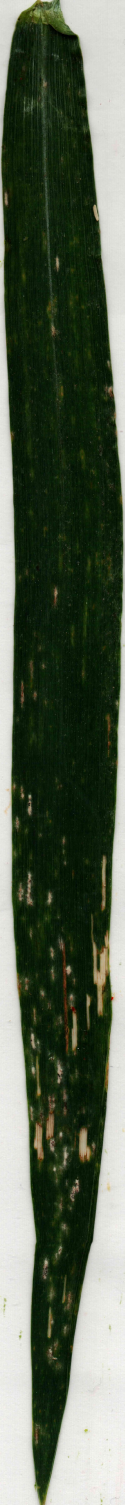
#> input picture model_evaluation/test_images/654_leaf4.jpg, 995 x 12040 px (shown at 1/8 size)
$ jupyter execute --allow-errors metrics.ipynb   (text cells are left out)
#> lines starting #> are read from the running program, lines starting #| are printed output that depends on the picture; pictures that were not available may be replaced by others from this repository, and a replacement may not be noted
[cell 1]
# import libraries
import cv2
import matplotlib.pyplot as plt
from sklearn.metrics import confusion_matrix, precision_score, recall_score, f1_score, accuracy_score, jaccard_score
import numpy as np
import os
import pandas as pd

[cell 2]
#area_one_pixel_cm2 = (1.27/700)**2
area_one_pixel = (12.7/700)**2

[cell 3]
# [26 lines left out: function display_images, not called in this run]


def format_ground_truth(ground_truth):
    """
    Format the ground truth image using specific target values.

    Parameters:
    ground_truth (numpy.ndarray): The ground truth image.

    Returns:
    numpy.ndarray: The formatted ground truth image.
    """

    # Define the target values for the ground truth image
    target_values = np.array([63, 127, 191, 255])

    # Define the bins for the ground truth image
    bins = np.array([0, 95, 159, 223, 255])

    # Convert the ground truth image to a 1D array
    indices = np.digitize(ground_truth, bins) - 1

    # Ensure that the indices are within the range of the target values
    valid_indices = np.where(indices < len(target_values), indices, len(target_values) - 1)

    # Create the formatted ground truth image
    ground_truth = target_values[valid_indices]

    # Convert the formatted ground truth image to the original shape
    ground_truth = ground_truth.astype(np.uint8)

    return ground_truth


def format_images(model_result, ground_truth):
    """
    Format the images by converting them to grayscale and flattening them.

    Parameters:
    model_result (numpy.ndarray): The image produced by the model.
    ground_truth (numpy.ndarray): The ground truth image.

    Returns:
    tuple: The formatted model result and ground truth images.
    """

    # Convert images to grayscale
    model_result = cv2.cvtColor(model_result, cv2.COLOR_RGB2GRAY)
    ground_truth = cv2.cvtColor(ground_truth, cv2.COLOR_RGB2GRAY)

    # Flatten the images
    model_result = model_result.flatten()
    ground_truth = ground_truth.flatten()

    return model_result, ground_truth


def label_metrics(ground_truth, model_result, class_label):
    """
    Calculate metrics for a specific class.

    Parameters:
    ground_truth (numpy.ndarray): The ground truth image.
    model_result (numpy.ndarray): The image produced by the model.
    class_label (int): The label of the class for which to calculate the metrics.

    Returns:
    tuple: The precision, recall, F1 score, and IoU for the class.
    """

    precision = precision_score(ground_truth, model_result, labels=[class_label], average=None, zero_division=1)[0]
    recall = recall_score(ground_truth, model_result, labels=[class_label], average=None, zero_division=1)[0]
    f1 = f1_score(ground_truth, model_result, labels=[class_label], average=None, zero_division=1)[0]
    iou = jaccard_score(ground_truth, model_result, labels=[class_label], average=None)[0]

    # Calculate the surface error
    ground_truth_surface = np.sum(ground_truth == class_label)
    model_result_surface = np.sum(model_result == class_label)
    surface_error_pixels = abs(ground_truth_surface - model_result_surface)

    ground_truth_surface_cm2 = ground_truth_surface * area_one_pixel
    model_result_surface_cm2 = model_result_surface * area_one_pixel
    surface_error_cm2 = abs(ground_truth_surface_cm2 - model_result_surface_cm2)


    surface_error_percent = (abs(ground_truth_surface - model_result_surface) / ground_truth_surface)*100 if ground_truth_surface > 0 else 0

    return precision, recall, f1, iou, ground_truth_surface_cm2, model_result_surface_cm2 ,surface_error_cm2, surface_error_percent


# [16 lines left out: function global_metrics, not called in this run]


def process_images_and_calculate_metrics(image, model_result, ground_truth):
    """
    Process the images and calculate the metrics.

    Parameters:
    image (numpy.ndarray): The original leaf image.
    model_result (numpy.ndarray): The image produced by the model.
    ground_truth (numpy.ndarray): The ground truth image.

    Returns:
    None
    """

    # Format the images
    model_result_reshaped = format_ground_truth(model_result)
    ground_truth_reshaped = format_ground_truth(ground_truth)

    model_result, ground_truth = format_images(model_result, ground_truth)

    # Calculate the metrics for each class
    code = {'BACKGROUND':63 ,'LEAF':127, 'RUST':255, 'OIDIUM':191}

    for class_name, class_label in code.items():
        precision, recall, f1, IoU, ground_truth_surface_cm2, model_result_surface_cm2,surface_error_cm2, surface_error_percent = label_metrics(ground_truth, model_result, class_label=class_label)
        print(f"Class: {class_name}")
        print(f"Precision: {precision:.3f}")
        print(f"Recall: {recall:.3f}")
        print(f"F1-score: {f1:.3f}")
        print(f"IoU: {IoU:.3f}")
        print(f"Ground truth surface : {ground_truth_surface_cm2:.3f} cm2")
        print(f"Model result surface : {model_result_surface_cm2:.3f} cm2")
        print(f"Surface error : {surface_error_cm2:.3f} cm2")
        print(f"Area error : {surface_error_percent:.3f} %")
        print("\n")

    # Calculate the global metrics
    mAP, accuracy = global_metrics(ground_truth, model_result)
    print(f"mAP: {mAP}")
    print(f"Accuracy: {accuracy}")

    # Reshape the images to the original shape for display
    model_result.reshape((image.shape[1], image.shape[0], 1))
    ground_truth.reshape((image.shape[1], image.shape[0], 1))

    # Display the images
    display_images(image, model_result_reshaped, ground_truth_reshaped)

[cell 4]
image_path = "test_images/654_leaf4.jpg"

# Get the name of the file without the extension
base_name = os.path.basename(image_path)
file_name, extension = os.path.splitext(base_name)


# Define the paths to the model result and ground truth images
model_result_path = os.path.join("/Users/titouanlegourrierec/Desktop/classfier_T/", f"{file_name}_Simple_Segmentation.png")
ground_truth_path = os.path.join("ground_truth/", f"{file_name}_ground_truth{extension}")

# Load the images
image = cv2.imread(image_path)
#> image is the input picture: shape (12040, 995, 3); mean B, G, R 80.2, 98.3, 87.1
image = cv2.cvtColor(image, cv2.COLOR_BGR2RGB)

model_result = cv2.imread(model_result_path)
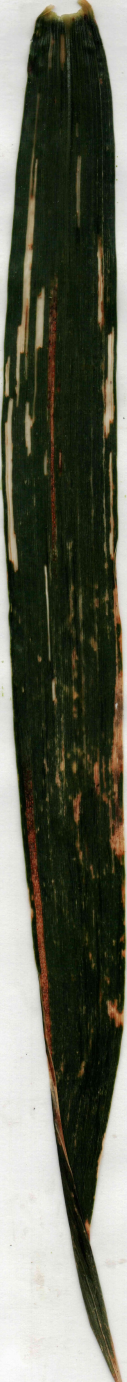
#> input picture model_evaluation/test_images/111_leaf2.jpg, 1014 x 11056 px, given in place of 654_leaf4_Simple_Segmentation.png, which was not available (shown at 1/8 size)
#> model_result is the input picture: shape (11056, 1014, 3); mean B, G, R 86.9, 101.4, 98.8
model_result = cv2.cvtColor(model_result, cv2.COLOR_BGR2RGB)

ground_truth = cv2.imread(ground_truth_path)
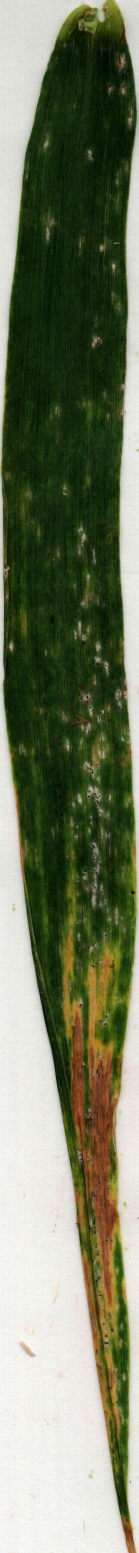
#> input picture model_evaluation/test_images/664_leaf3.jpg, 831 x 9317 px, given in place of 654_leaf4_ground_truth.jpg, which was not available (shown at 1/6 size)
#> ground_truth is the input picture: shape (9317, 831, 3); mean B, G, R 97.3, 123.6, 116
ground_truth = cv2.cvtColor(ground_truth, cv2.COLOR_BGR2RGB)

# Process the images and calculate the metrics
#> (the rest of this cell did not finish here and is left out)

#> in format_ground_truth, `indices = np.digitize(ground_truth, bins) - 1`:
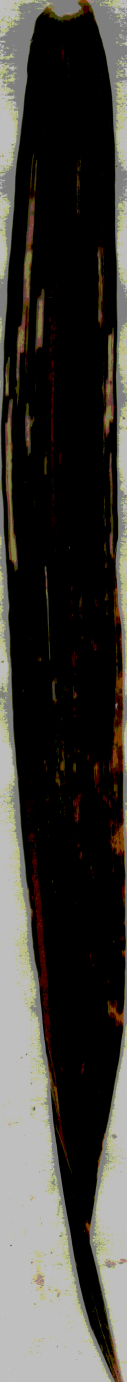
#> indices: shape (11056, 1014, 3) int64 (shown at 1/8 size); mean R, G, B 0.986, 0.956, 0.878; drawn with min black and max white
#> in format_ground_truth, `valid_indices = np.where(indices < len(target_values), indices, len(ta..`:
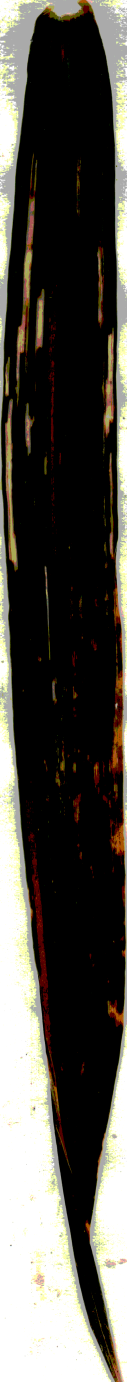
#> valid_indices: shape (11056, 1014, 3) int64 (shown at 1/8 size); mean R, G, B 0.986, 0.956, 0.878; drawn with min black and max white
#> in format_ground_truth, `ground_truth = target_values[valid_indices]`:
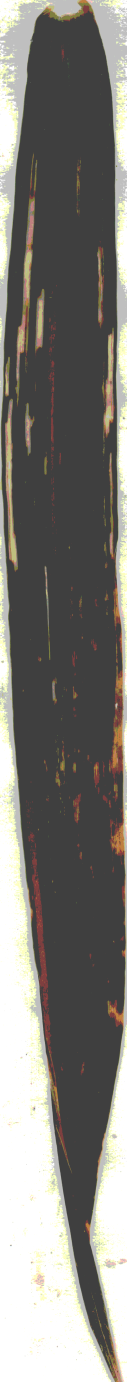
#> ground_truth: shape (11056, 1014, 3) int64 (shown at 1/8 size); mean R, G, B 126.1, 124.2, 119.2
#> in format_ground_truth (call 2), `indices = np.digitize(ground_truth, bins) - 1`:
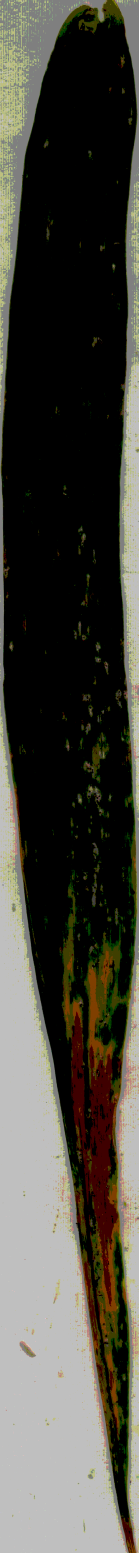
#> indices: shape (9317, 831, 3) int64 (shown at 1/6 size); mean R, G, B 1.16, 1.13, 1.01; drawn with min black and max white
#> in format_ground_truth (call 2), `valid_indices = np.where(indices < len(target_values), indices, len(ta..`:
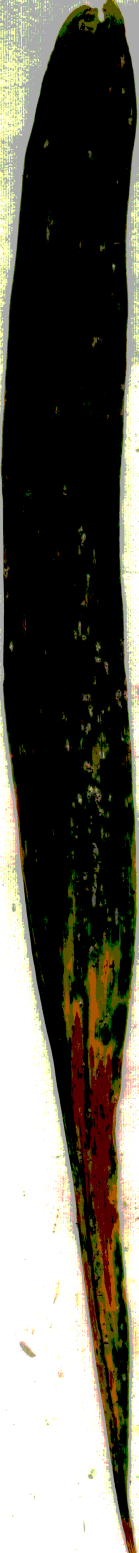
#> valid_indices: shape (9317, 831, 3) int64 (shown at 1/6 size); mean R, G, B 1.16, 1.13, 1.01; drawn with min black and max white
#> in format_ground_truth (call 2), `ground_truth = target_values[valid_indices]`:
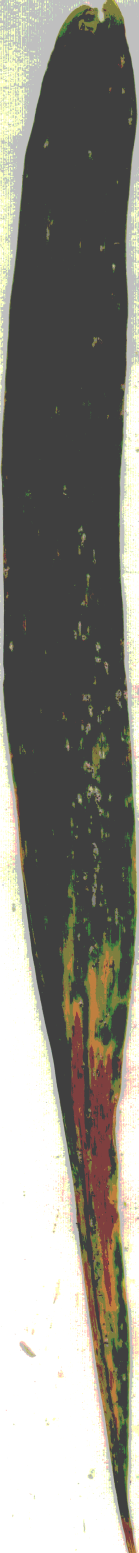
#> ground_truth: shape (9317, 831, 3) int64 (shown at 1/6 size); mean R, G, B 137.4, 135.5, 127.6
#> in format_images, `model_result = cv2.cvtColor(model_result, cv2.COLOR_RGB2GRAY)`:
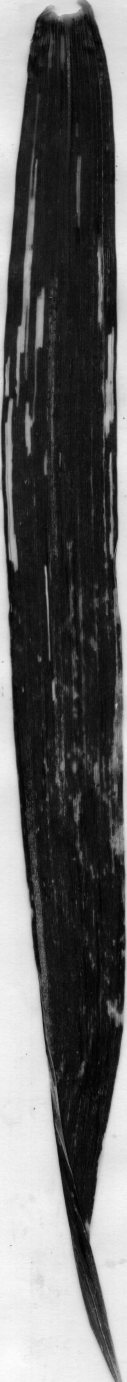
#> model_result: shape (11056, 1014) (shown at 1/8 size); min 0, max 255, mean 98.9
#> in format_images, `ground_truth = cv2.cvtColor(ground_truth, cv2.COLOR_RGB2GRAY)`:
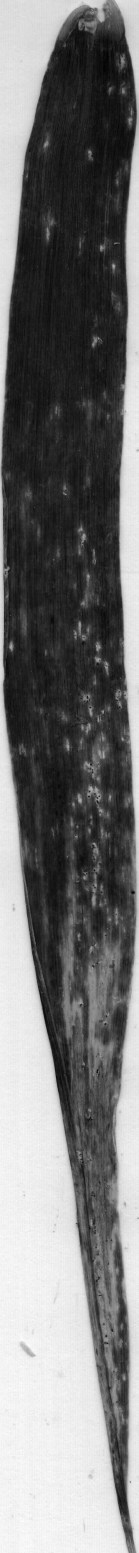
#> ground_truth: shape (9317, 831) (shown at 1/6 size); min 1, max 255, mean 118.4
